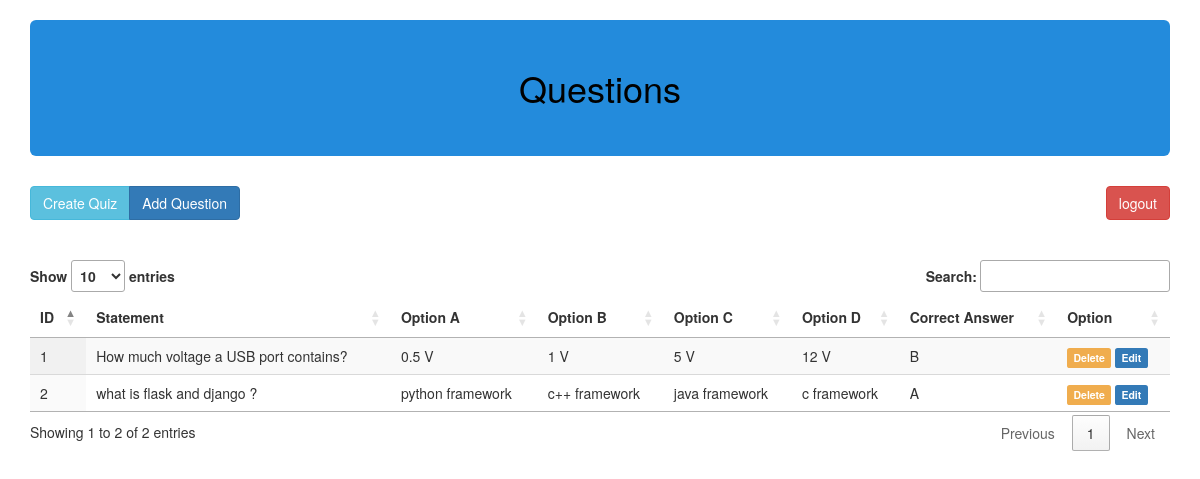
The page /edit_quiz/1 (signed in) on the database its author committed.
### app.py (models this page shows)
class Question(db.Model):
    id = db.Column(db.Integer, primary_key=True)
    correct_ans = db.Column(db.String(3), nullable=False)
    statement = db.Column(db.String(80), nullable=False)
    option_a = db.Column(db.String(80), nullable=False)
    option_b = db.Column(db.String(80), nullable=False)
    option_c = db.Column(db.String(80), nullable=False)
    option_d = db.Column(db.String(80), nullable=False)
    quiz_id = db.Column(db.Integer, nullable=False)

### app.py (the view)
@app.route("/edit_quiz/<quiz_id>", methods=['GET', 'POST'])
@app.route("/edit_quiz", methods=['GET', 'POST'])
def edit_quiz(quiz_id=None):
    if 'username' in session:
        questions = get_questions(quiz_id)
        if questions == '[]':
            questions = {'questions': None, 'quiz_id': quiz_id}
            return render_template('edit_quiz.html', questions=questions)
        else:
            questions = {'questions': json.loads(questions), 'quiz_id': quiz_id}
            return render_template('edit_quiz.html', questions=questions)
    else:
        return "Login Please"

### app.py (called while the page is built)
@app.route("/get_questions/<quiz_id>", methods=['GET'])
def get_questions(quiz_id):
    questions = Question.query.filter_by(quiz_id=quiz_id)
    question_details = list()
    for question in questions:
        options = list()
        options.append(dict({'option_a': question.option_a}))
        options.append(dict({'option_b': question.option_b}))
        options.append(dict({'option_c': question.option_c}))
        options.append(dict({'option_d': question.option_d}))
        question_details.append(dict({'id': question.id, 'statement': question.statement,
                                      'options': options, 'correct_ans': question.correct_ans,
                                      'quiz_id': question.quiz_id}))
    return json.dumps(question_details)

### templates/edit_quiz.html (shortened to what this page needs)
<!DOCTYPE html>
<html lang="en">
   <head>
      <link rel="stylesheet" href="https://maxcdn.bootstrapcdn.com/bootstrap/3.3.7/css/bootstrap.min.css">
      <link rel="stylesheet" href="//cdn.datatables.net/1.10.19/css/jquery.dataTables.min.css">
      <link rel="stylesheet" href="https://code.jquery.com/ui/1.12.1/themes/base/jquery-ui.css">
      <link rel="stylesheet" href="https://cdn.datatables.net/1.10.19/css/dataTables.jqueryui.min.css">
   </head>
   <body class="container">
      <h1 class="jumbotron text-center"> Questions </h1>
      <form action="/logout" method="POST">
         <input type="submit" value="logout" class="btn btn-danger" style="float: right;">
         <div class="btn-group">
            <a href = "/create_quiz" class="btn btn-info"> Create Quiz</a>
            <button type="button" class="btn btn-primary" data-toggle="modal" data-target="#add_question_modal">Add Question</button>
         </div>
      </form>
      <br><br>
      <table class="display" id="questions">
         <thead>
            <tr>
               <th>ID</th>
               <th>Statement</th>
               <th>Option A</th>
               <th>Option B</th>
               <th>Option C</th>
               <th>Option D</th>
               <th>Correct Answer</th>
               <th>Option</th>
            </tr>
         </thead>
         <tbody>
            {% if questions['questions'] != None %}
            {% for question in questions['questions'] %}
            <tr>
               <td>{{ question.id }}</td>
               <td>{{ question.statement }}</td>
               <td>{{ question.options[0]['option_a'] }}</td>
               <td>{{ question.options[1]['option_b'] }}</td>
               <td>{{ question.options[2]['option_c'] }}</td>
               <td>{{ question.options[3]['option_d'] }}</td>
               <td>{{ question.correct_ans }}</td>
               <td>
                  <a href="/delete_question/{{ question.id }}/{{ question.quiz_id }}" class="label label-warning">Delete</a>
                  <a class="edit label label-primary">Edit</a>
               </td>
            </tr>
            {% endfor %}
            {% endif %}
         </tbody>
      </table>
   </body>
</html>

### templates/edit_quiz.html (style rules this page uses)
.jumbotron { background-color: #238bdc; color:black; }

### rows shown on the page
Question: id "1", statement "How much voltage a USB port contains?", option_a "0.5 V", option_b "1 V", option_c "5 V", option_d "12 V", correct_ans "B"
Question: id "2", statement "what is flask and django ?", option_a "python framework", option_b "c++ framework", option_c "java framework", option_d "c framework", correct_ans "A"
